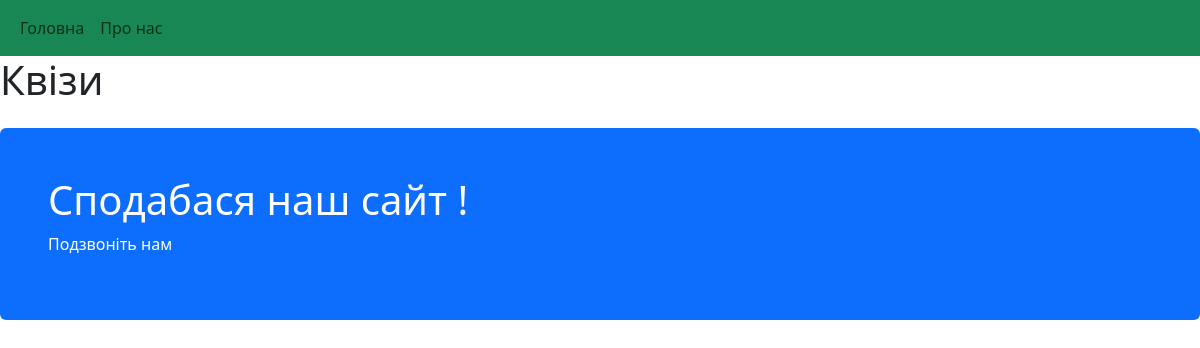
/, run on an earlier commit of the app's database.
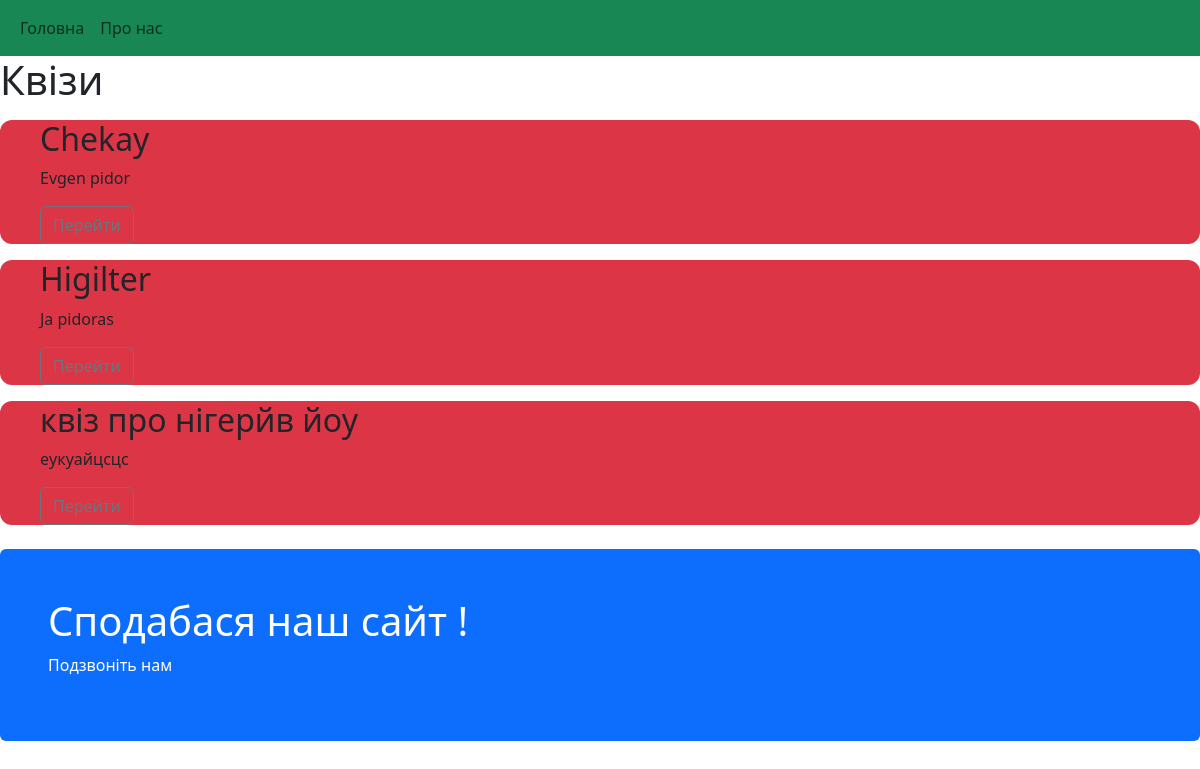
And on a later commit of the database.
### tables this page shows
CREATE TABLE Quis(
                id INT PRIMARY KEY,
                title VARCHAR(255),
                description TEXT
            );

### runserver.py (the view)
@app.route("/")
def index():
    db_manager = DBMmanager(db_name)
    quizess = db_manager.get_quises()
    return render_template("index.html" , quizess = quizess)

### datamanager.py (called while the page is built)
    def get_quises(self):
        cursor = self.connection.cursor()
        cursor.execute("SELECT * FROM Quis")
        res = cursor.fetchall()
        cursor.close()
        return res

### templates/index.html
{% extends "base.html" %}
{% block content %}
<h1> Квізи </h1>
{% for quiz in quizess %}
    <dir class = "qst bg-danger"><h2>{{ quiz[1] }}</h2>
    <p>{{ quiz[2] }}</p>
    <a href="/quizz/{{quiz[0]}}" class="btn btn-outline-secondary">Перейти</a>
    </dir>
{% endfor %}
{% endblock %}

### templates/base.html (shortened to what this page needs)
<!DOCTYPE html>
<html lang="en">
<head>
    <link rel="stylesheet" href="{{ url_for('static' , filename='style.css')}}">
    <link href="https://cdn.jsdelivr.net/npm/bootstrap@5.3.3/dist/css/bootstrap.min.css" rel="stylesheet">
</head>
<body>
    <nav class="navbar navbar-expand-sm bg-success">
  <div class="container-fluid">
    <ul class="navbar-nav">
      <li class="nav-item">
        <a class="nav-link" href="/">Головна</a>
      </li>
      <li class="nav-item">
        <a class="nav-link" href="/svaz">Про нас</a>
      </li>
    </ul>
  </div>
</nav>
    {% block content %} {% endblock %}
    <div class="mt-4 p-5 bg-primary text-white rounded">
  <h1>Сподабася наш сайт !</h1>
  <p>Подзвоніть нам</p>
</div>
</body>
</html>

### static/style.css (style rules this page uses)
body { background : rgb(255 , 100 ,100) ; }
.qst { background : rgb(255 , 50 ,50); border-radius : 12px; }

What changed in the data, as far as the page shows it:
added Quis: title "Chekay", description "Evgen pidor"
added Quis: title "Higilter", description "Ja pidoras"
added Quis: title "квіз про нігерйв йоу", description "еукуайцсцс"
